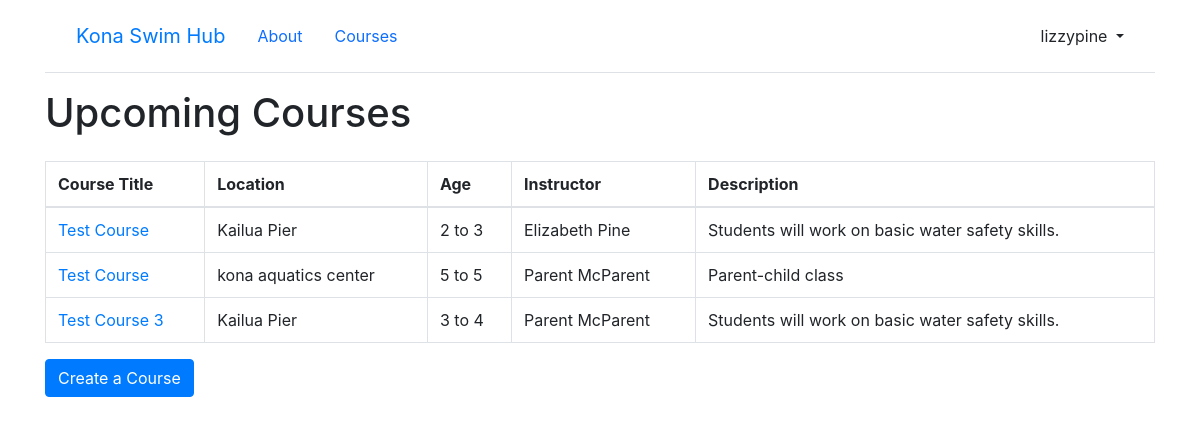
Page /lessons/course_list/ (signed in) on the earlier database version.
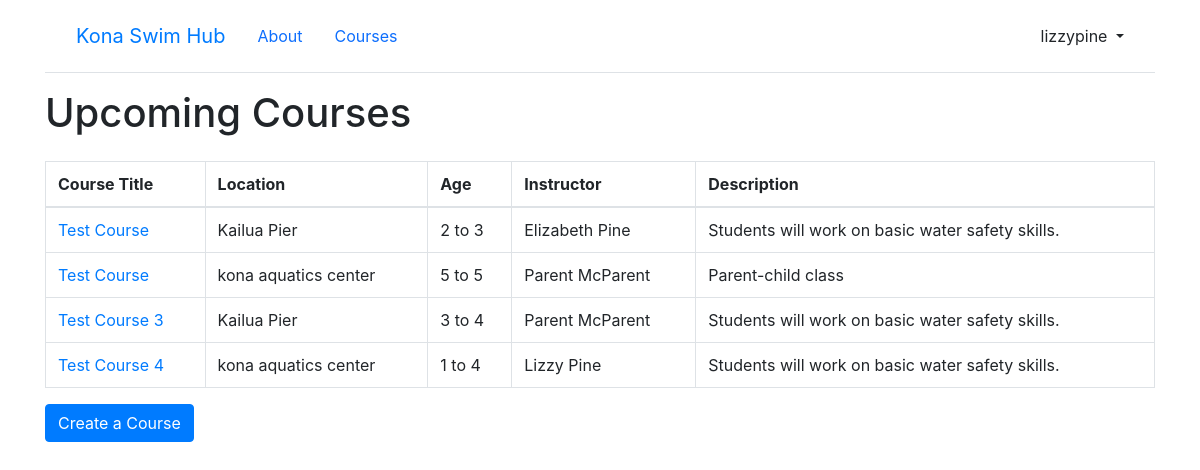
Same page on the later database version.
### lessons/models.py (models this page shows, shortened)
class Course(models.Model):
    course_instructor = models.ForeignKey(CustomUser, on_delete=models.CASCADE, null=True) # Check this: When User is deleted, also delete the Course.
    course_title = models.CharField(max_length=100, default=None)
    course_description = models.CharField(max_length=250)
    course_age_range_min = models.IntegerField(null=True)
    course_age_range_max = models.IntegerField(null=True)
    course_location = models.CharField(max_length=100)
    course_start_date = models.DateField(help_text="Enter the date this course will begin.")
    course_end_date = models.DateField(help_text="Enter the date this course will end.")
    course_day_of_week = models.CharField(max_length=100)
    course_start_time = models.TimeField(help_text="Enter the start time for this course (e.g., 01:00 PM)")
    course_end_time = models.TimeField(help_text="Enter the end time for this course (e.g., 02:00 PM)")
    num_spots_available = models.IntegerField()
    learner_on_roster = models.ManyToManyField(to=Learner, related_name="learners", default=1, blank=True)

### accounts/models.py (models this page shows)
class CustomUser(AbstractUser):
    email = models.EmailField(max_length=200)
    password = models.CharField(max_length=200)
    first_name = models.CharField(max_length = 100)
    last_name = models.CharField(max_length = 100)
    is_instructor = models.BooleanField(default=False)
    course_created = models.ForeignKey('lessons.Course', null=True, on_delete=models.CASCADE)
    def __str__(self):
        return self.first_name[:50] + " " + self.last_name[:50]

### lessons/views.py (the view, shortened to what this page needs)
# urls.py: path("course_list/", CourseListView.as_view(), name="course_list"),
class CourseListView(LoginRequiredMixin, ListView):
    model = Course
    template_name = 'course_list.html'

### templates/course_list.html (shortened to what this page needs)
{% extends "base.html" %}
{% block content %}
<body>
  <h1>Upcoming Courses</h1>
  <div class="course-table-container">
    <table class="table table-bordered table-hover">
      <thead>
        <tr>
          <th> Course Title </th>
          <th> Location </th>
          <th> Age </th>
          <th> Instructor </th>
          <th> Description </th>
        </tr>
      </thead>
      <tbody>
        {% for course in object_list %}
        <tr>
          <td><a href="{% url 'course_detail' course.pk %}"">{{ course.course_title }}</a></td>
          <td> {{ course.course_location }} </td>
          <td> {{ course.course_age_range_min }} to {{ course.course_age_range_max }}</td>
          <td> {{ course.course_instructor }} </td>
          <td> {{ course.course_description }} </td>
        </tr>
        {% endfor %}
      </tbody>
    </table>
  </div>
  {% if user.is_instructor %}
  <div>
    <a href=" {% url 'course_create' %}" class="btn btn-primary" role="button">Create a Course</a>
  </div>
  {% endif %}
</body>
{% endblock content %}

Differences in the rows shown:
added Course: course_title "Test Course 4", course_location "kona aquatics center", course_age_range_min "1", course_age_range_max "4", course_instructor "Lizzy Pine", course_description "Students will work on basic water safety skills."
